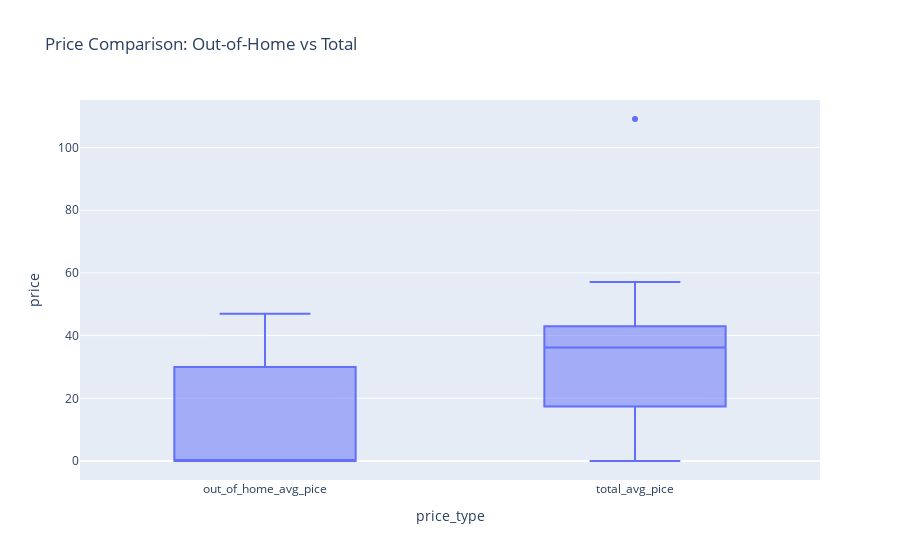

Notebook code for this chart:
### Code cell
price_df = cat_df.select([
    "category_mapped",
    "out_of_home_avg_pice",
    "total_avg_pice"
]).unpivot(
    index="category_mapped",
    on=["out_of_home_avg_pice", "total_avg_pice"],
    variable_name="price_type",
    value_name="price"
)

fig = px.box(
    price_df,
    x="price_type",
    y="price",
    title="Price Comparison: Out-of-Home vs Total"
)

fig.show()

### Figure 1 — Plotly figure (JSON) as saved in the notebook; plotly's stock layout.template omitted (floating-point values rounded to 4 significant figures)
{"data": [{"alignmentgroup": "True", "hovertemplate": "price_type=%{x}<br>price=%{y}<extra></extra>", "legendgroup": "", "marker": {"color": "#636efa"}, "name": "", "notched": false, "offsetgroup": "", "orientation": "v", "showlegend": false, "type": "box", "x": ["out_of_home_avg_pice", "out_of_home_avg_pice", "out_of_home_avg_pice", "out_of_home_avg_pice", "out_of_home_avg_pice", "out_of_home_avg_pice", "out_of_home_avg_pice", "out_of_home_avg_pice", "out_of_home_avg_pice", "out_of_home_avg_pice", "out_of_home_avg_pice", "out_of_home_avg_pice", "out_of_home_avg_pice", "out_of_home_avg_pice", "out_of_home_avg_pice", "out_of_home_avg_pice", "total_avg_pice", "total_avg_pice", "total_avg_pice", "total_avg_pice", "total_avg_pice", "total_avg_pice", "total_avg_pice", "total_avg_pice", "total_avg_pice", "total_avg_pice", "total_avg_pice", "total_avg_pice", "total_avg_pice", "total_avg_pice", "total_avg_pice", "total_avg_pice"], "x0": " ", "xaxis": "x", "y": [0.0, 31.16, 0.0, 21.58, 0.0, 42.14, 0.0, 0.0, 34.99, 0.0, 0.0, 0.0, 0.0, 47.0, 28.86, 0.0, 44.45, 24.13, 57.09, 24.29, 40.16, 42.52, 0.0, 39.58, 37.87, 0.0, 3.524, 109.1, 34.62, 43.38, 30.27, 10.63], "y0": " ", "yaxis": "y"}], "layout": {"boxmode": "group", "legend": {"tracegroupgap": 0}, "title": {"text": "Price Comparison: Out-of-Home vs Total"}, "xaxis": {"anchor": "y", "domain": [0, 1], "title": {"text": "price_type"}}, "yaxis": {"anchor": "x", "domain": [0, 1], "title": {"text": "price"}}}}
